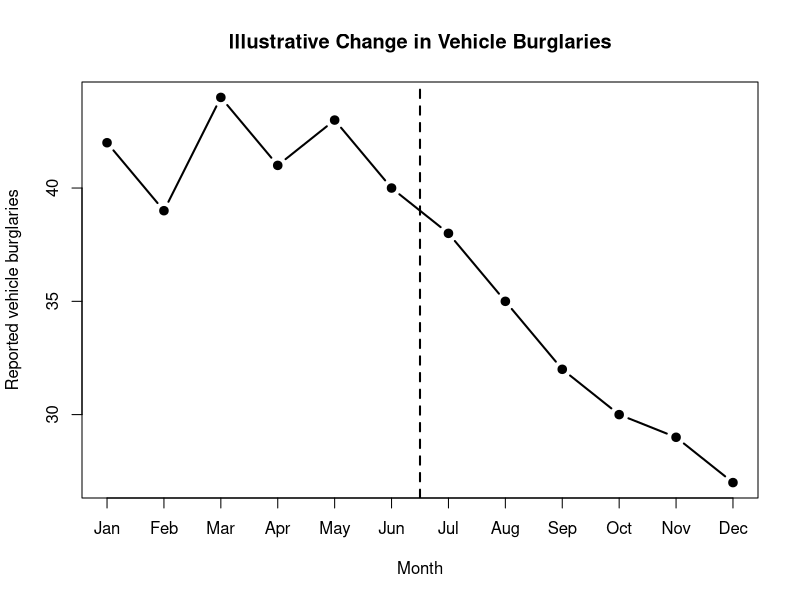

Source code (R):
## ---- chunk 1
#| label: fig-example
#| fig-cap: "Illustrative monthly vehicle burglary counts before and after a directed patrol initiative."
#| fig-width: 7
#| fig-height: 4

months <- 1:12
incidents <- c(42, 39, 44, 41, 43, 40, 38, 35, 32, 30, 29, 27)

plot(
  months,
  incidents,
  type = "b",
  pch = 19,
  lwd = 2,
  xaxt = "n",
  xlab = "Month",
  ylab = "Reported vehicle burglaries",
  main = "Illustrative Change in Vehicle Burglaries"
)

axis(1, at = months, labels = month.abb)

abline(v = 6.5, lty = 2, lwd = 2)

text(
  6.5,
  max(incidents) + 3,
  "Initiative begins",
  pos = 4,
  cex = 0.8
)
